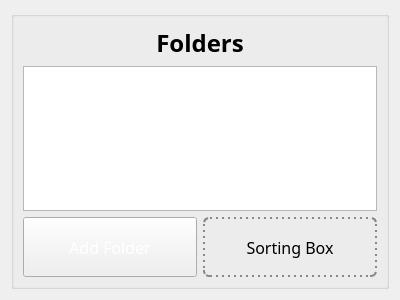
<?xml version="1.0" encoding="UTF-8"?>
<ui version="4.0">
 <class>File_Sorter</class>
 <widget class="QWidget" name="File_Sorter">
  <property name="windowModality">
   <enum>Qt::WindowModality::NonModal</enum>
  </property>
  <property name="geometry">
   <rect>
    <x>0</x>
    <y>0</y>
    <width>400</width>
    <height>300</height>
   </rect>
  </property>
  <property name="sizePolicy">
   <sizepolicy hsizetype="Preferred" vsizetype="Preferred">
    <horstretch>0</horstretch>
    <verstretch>0</verstretch>
   </sizepolicy>
  </property>
  <property name="windowTitle">
   <string>Form</string>
  </property>
  <layout class="QGridLayout" name="gridLayout">
   <item row="0" column="1">
    <widget class="QGroupBox" name="groupBox">
     <property name="enabled">
      <bool>true</bool>
     </property>
     <property name="autoFillBackground">
      <bool>true</bool>
     </property>
     <property name="title">
      <string/>
     </property>
     <layout class="QGridLayout" name="gridLayout_2">
      <item row="1" column="0" colspan="2">
       <widget class="QListView" name="folderListView"/>
      </item>
      <item row="2" column="0">
       <widget class="QPushButton" name="addFolderButton">
        <property name="minimumSize">
         <size>
          <width>0</width>
          <height>60</height>
         </size>
        </property>
        <property name="font">
         <font>
          <family>Arial Rounded MT</family>
          <pointsize>12</pointsize>
          <bold>false</bold>
         </font>
        </property>
        <property name="cursor">
         <cursorShape>PointingHandCursor</cursorShape>
        </property>
        <property name="layoutDirection">
         <enum>Qt::LayoutDirection::LeftToRight</enum>
        </property>
        <property name="styleSheet">
         <string notr="true">QPushButton {
	color:#FFF;
}

QPushButton:hover {
	color:#0096FF;
}</string>
        </property>
        <property name="text">
         <string>Add Folder</string>
        </property>
        <property name="icon">
         <iconset theme="folder-new"/>
        </property>
       </widget>
      </item>
      <item row="2" column="1">
       <widget class="QPushButton" name="dragDropButton">
        <property name="sizePolicy">
         <sizepolicy hsizetype="Minimum" vsizetype="Maximum">
          <horstretch>0</horstretch>
          <verstretch>0</verstretch>
         </sizepolicy>
        </property>
        <property name="minimumSize">
         <size>
          <width>0</width>
          <height>60</height>
         </size>
        </property>
        <property name="font">
         <font>
          <family>Arial Rounded MT</family>
          <pointsize>12</pointsize>
          <bold>false</bold>
          <kerning>true</kerning>
         </font>
        </property>
        <property name="styleSheet">
         <string notr="true">QPushButton {
    border: 2px dotted #888;
    border-radius: 6px;
    background-color: transparent;
    padding: 6px;
}

QPushButton:hover {
	color:#0096FF;
    border-color: #aaa;
    background-color: rgba(255, 255, 255, 0.05);
}
</string>
        </property>
        <property name="text">
         <string>Sorting Box</string>
        </property>
        <property name="icon">
         <iconset theme="go-up"/>
        </property>
        <property name="autoDefault">
         <bool>false</bool>
        </property>
       </widget>
      </item>
      <item row="0" column="0" colspan="2">
       <widget class="QLabel" name="folderLabel">
        <property name="font">
         <font>
          <family>Arial Rounded MT</family>
          <pointsize>18</pointsize>
          <bold>true</bold>
          <underline>false</underline>
         </font>
        </property>
        <property name="autoFillBackground">
         <bool>false</bool>
        </property>
        <property name="text">
         <string>Folders</string>
        </property>
        <property name="textFormat">
         <enum>Qt::TextFormat::PlainText</enum>
        </property>
        <property name="alignment">
         <set>Qt::AlignmentFlag::AlignCenter</set>
        </property>
       </widget>
      </item>
     </layout>
    </widget>
   </item>
  </layout>
 </widget>
 <resources>
  <include location="../../Icons/Icons.qrc"/>
 </resources>
 <connections/>
</ui>
